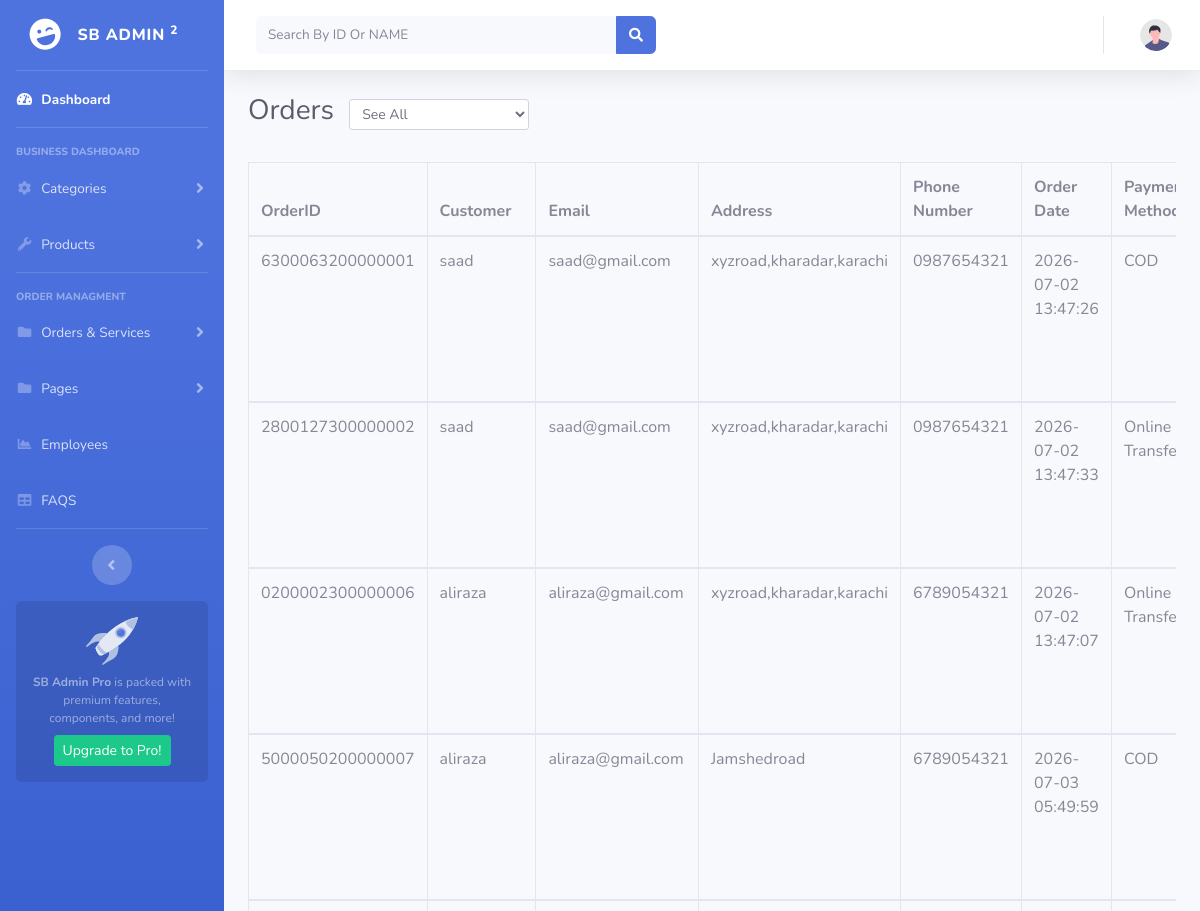
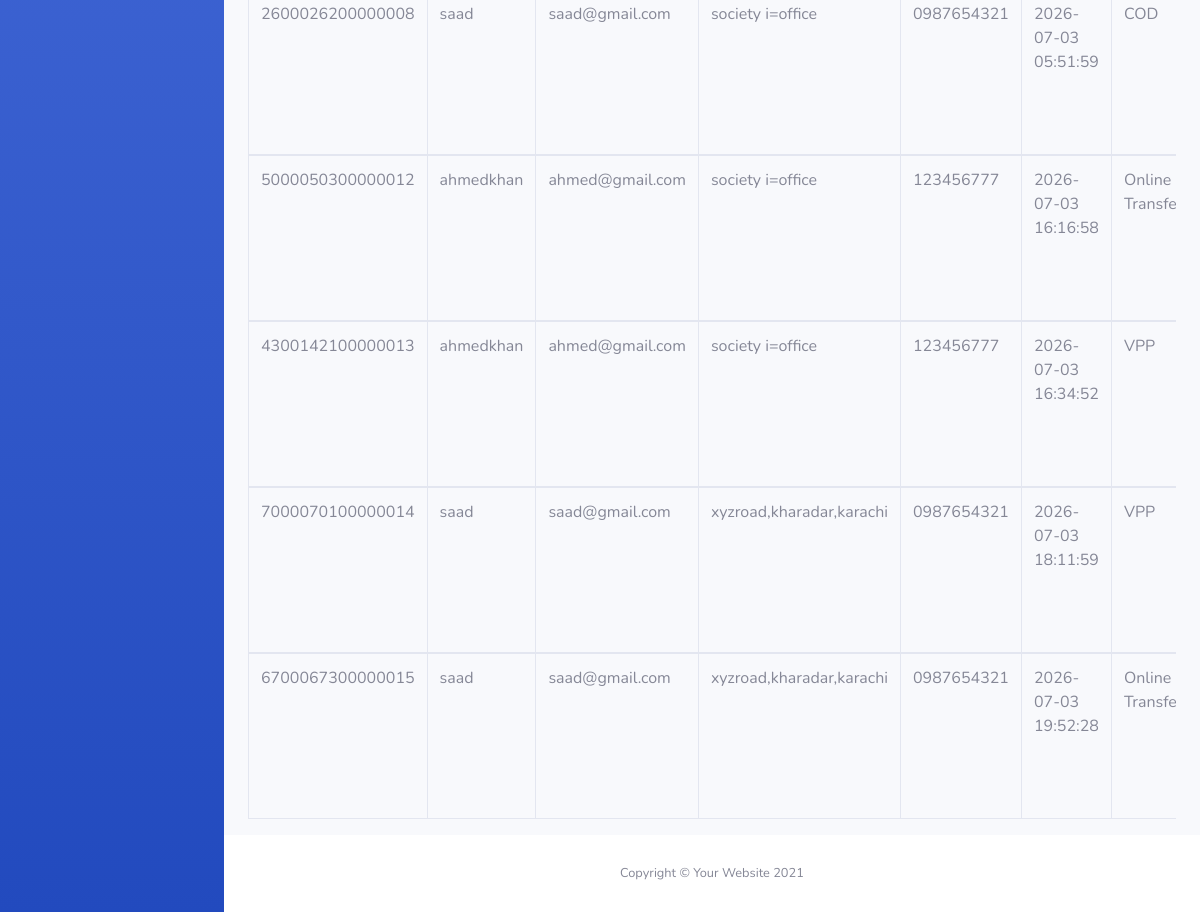
/admin-pannel/order.php, run on an earlier commit of the app's database (2 pictures, top to bottom).
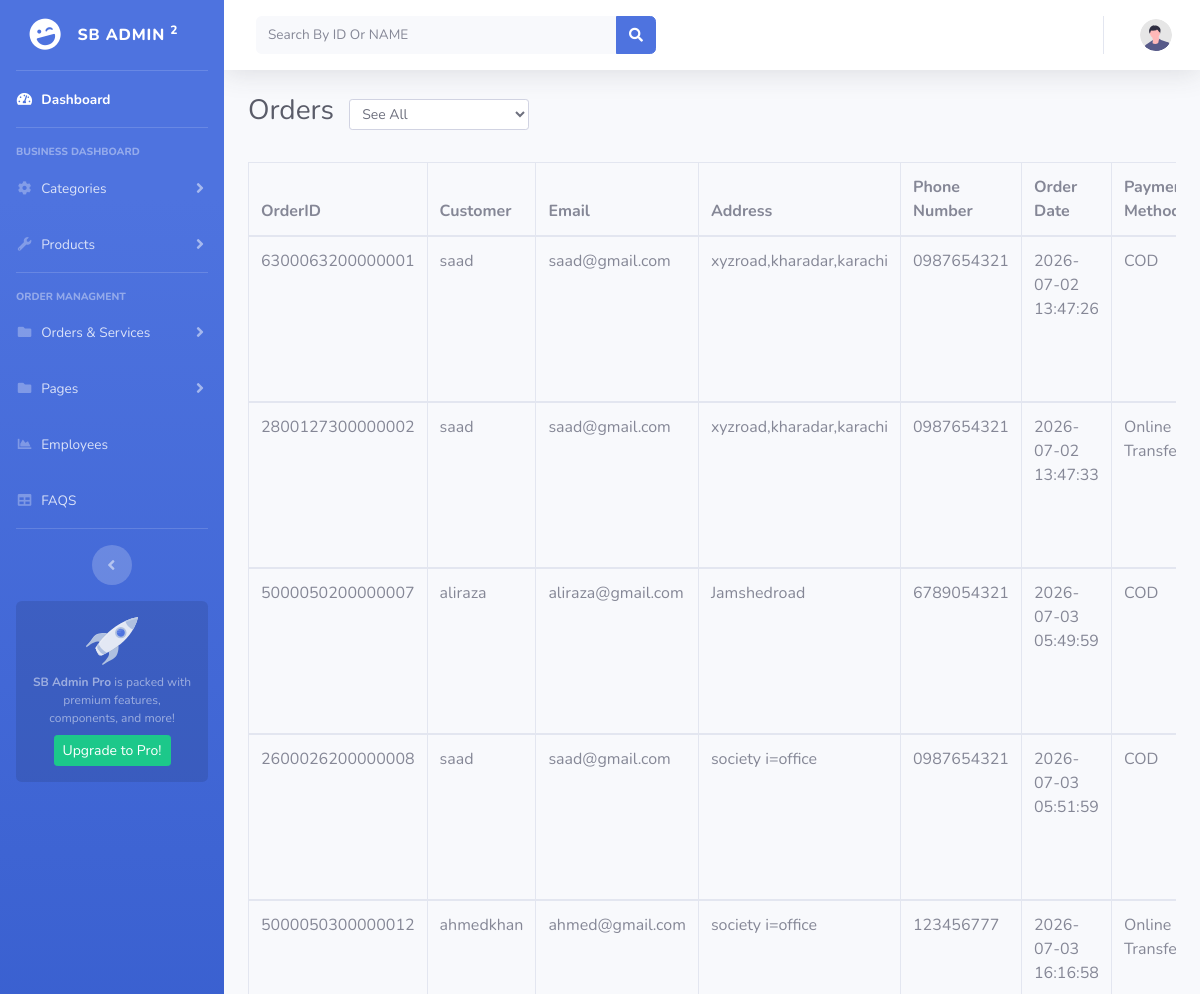
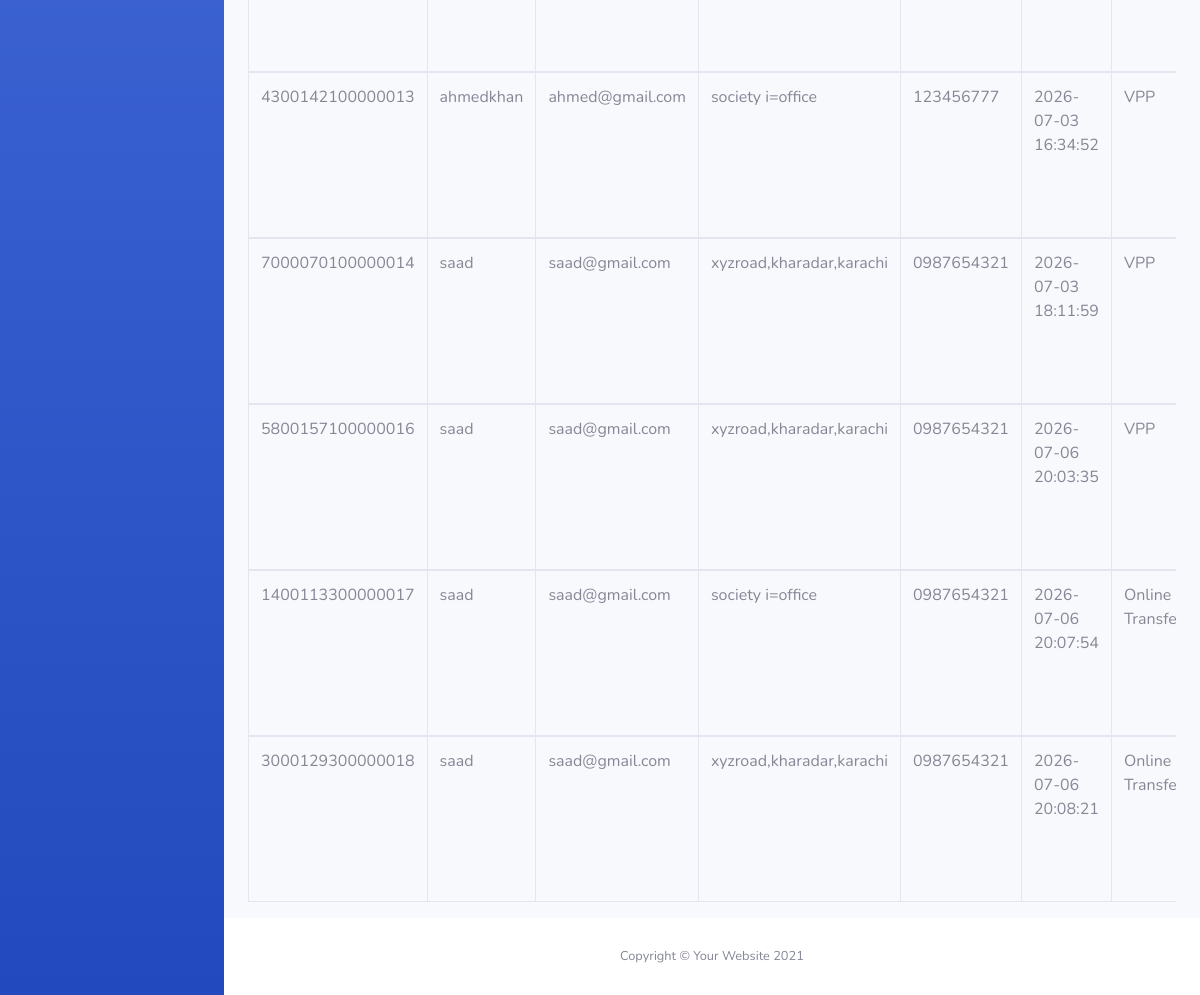
And on a later commit of the database (2 pictures, top to bottom).
### tables this page shows
CREATE TABLE `orders` (
  `id` int(11) NOT NULL,
  `payment_id` int(11) NOT NULL,
  `product_id` char(7) NOT NULL,
  `Order_id` char(16) NOT NULL,
  `Customer` varchar(50) NOT NULL,
  `email` varchar(50) NOT NULL,
  `Card_no` varchar(12) NOT NULL,
  `Address` varchar(100) NOT NULL,
  `phone_number` varchar(11) NOT NULL,
  `Total amount` int(11) NOT NULL,
  `status` varchar(30) NOT NULL,
  `Order_date` timestamp NOT NULL DEFAULT current_timestamp(),
  `userID` int(11) NOT NULL
);

### admin-pannel/order.php (the view, shortened to what this page needs)
<?php
include('header.php');
include('connection.php');
?>
<div class="container-fluid">
    <div class="d-sm-flex align-items-center justify-content-between mb-4">
        <h1 class="h3 mb-2 text-gray-800">
            Orders
            <select class="form-control form-control-sm d-inline-block ml-2" style="width: auto;" onchange="location = this.value;">
                <option value="">See All</option>
            </select>
        </h1>
    </div>
    <div class="table-responsive">
        <table class="table table-bordered" id="dataTable" width="100%" cellspacing="0">
            <thead>
                <tr>
                    <th>OrderID</th>
                    <th>Customer</th>
                    <th>Email</th>
                    <th>Address</th>
                    <th>Phone Number</th>
                    <th>Order Date</th>
                    <th>Payment Methode</th>
                </tr>
            </thead>
            <?php
            if (isset($_GET['filter'])) {
                $filterby = $_GET['filter'];
                if ($filterby == 1 || $filterby == 2 || $filterby == 3) {
                    $fetch_orders = mysqli_query($con, "SELECT * FROM `orders` WHERE payment_id=$filterby");
                } elseif ($filterby == "To pay") {
                    $fetch_orders = mysqli_query($con, "SELECT * FROM `orders` WHERE status='$filterby'");
                } elseif ($filterby == "date") {
                    $fetch_orders = mysqli_query($con, "SELECT * FROM orders ORDER BY Order_date ASC");
                }
            }elseif(isset($_GET['search']) && $_GET['search'] !="" ){
                 $search =trim($_GET['search']);
                 $fetch_orders=mysqli_query($con,"SELECT * FROM `orders` WHERE Order_id ='$search' OR Customer='$search'");
                 if (mysqli_num_rows($fetch_orders)<=0) {
echo "<script>alert('No Order Found'); location.assign('order.php');</script>";
                 }
            }
            else {
                $fetch_orders = mysqli_query($con, "SELECT * FROM `orders`");
            }
            while ($all_order = mysqli_fetch_array($fetch_orders)) { ?>
                <tbody>
                    <tr>
                        <td> <?php echo $all_order[3]; ?></td>
                        <td> <?php echo $all_order[4]; ?></td>
                        <td> <?php echo $all_order[5]; ?></td>
                        <td> <?php echo $all_order[7]; ?></td>
                        <td> <?php echo $all_order[8]; ?></td>
                        <td> <?php echo $all_order[11]; ?></td>
                        <td> <?php if ($all_order[1] == 1) {
                                    echo 'VPP';
                                } elseif ($all_order[1] == 2) {
                                    echo 'COD';
                                } else {
                                    echo 'Online Transfer';
                                } ?></td>
                    </tr>
                </tbody>
            <?php  } ?>
        </table>
    </div>
</div>
</div>
<?php
include('footer.php');
?>

### admin-pannel/header.php (shortened to what this page needs)
<!DOCTYPE html>
<html lang="en">
<head>
    <link href="vendor/fontawesome-free/css/all.min.css" rel="stylesheet" type="text/css">
    <link href="css/sb-admin-2.min.css" rel="stylesheet">
</head>
<body id="page-top">
    <div id="wrapper">
        <ul class="navbar-nav bg-gradient-primary sidebar sidebar-dark accordion" id="accordionSidebar">
            <a class="sidebar-brand d-flex align-items-center justify-content-center" href="index.html">
                <div class="sidebar-brand-icon rotate-n-15">
                    <i class="fas fa-laugh-wink"></i>
                </div>
                <div class="sidebar-brand-text mx-3">SB Admin <sup>2</sup></div>
            </a>
            <hr class="sidebar-divider my-0">
            <li class="nav-item active">
                <a class="nav-link" href="index.php">
                    <i class="fas fa-fw fa-tachometer-alt"></i>
                    <span>Dashboard</span></a>
            </li>
            <hr class="sidebar-divider">
            <div class="sidebar-heading">
                Business Dashboard
            </div>
            <li class="nav-item">
                <a class="nav-link collapsed" href="#" data-toggle="collapse" data-target="#collapseTwo"
                    aria-expanded="true" aria-controls="collapseTwo">
                    <i class="fas fa-fw fa-cog"></i>
                    <span>Categories</span>
                </a>
            </li>
            <li class="nav-item">
                <a class="nav-link collapsed" href="#" data-toggle="collapse" data-target="#collapseUtilities"
                    aria-expanded="true" aria-controls="collapseUtilities">
                    <i class="fas fa-fw fa-wrench"></i>
                    <span>Products</span>
                </a>
            </li>
            <hr class="sidebar-divider">
            <div class="sidebar-heading">
                Order Managment
            </div>
            <li class="nav-item">
                <a class="nav-link collapsed" href="#" data-toggle="collapse" data-target="#collapseOrders"
                    aria-expanded="true" aria-controls="collapseOrders">
                    <i class="fas fa-fw fa-folder"></i>
                    <span>Orders & Services</span>
                </a>
            </li>
            <li class="nav-item">
                <a class="nav-link collapsed" href="#" data-toggle="collapse" data-target="#collapsePages"
                    aria-expanded="true" aria-controls="collapsePages">
                    <i class="fas fa-fw fa-folder"></i>
                    <span>Pages</span>
                </a>
            </li>
            <li class="nav-item">
                <a class="nav-link" href="emp_view.php">
                    <i class="fas fa-fw fa-chart-area"></i>
                    <span>Employees</span></a>
            </li>
            <li class="nav-item">
                <a class="nav-link" href="chart.html">
                    <i class="fas fa-fw fa-table"></i>
                    <span>FAQS</span></a>
            </li>
            <hr class="sidebar-divider d-none d-md-block">
            <div class="text-center d-none d-md-inline">
                <button class="rounded-circle border-0" id="sidebarToggle"></button>
            </div>
            <div class="sidebar-card d-none d-lg-flex">
                <img class="sidebar-card-illustration mb-2" src="img/undraw_rocket.svg" alt="...">
                <p class="text-center mb-2"><strong>SB Admin Pro</strong> is packed with premium features, components, and more!</p>
                <a class="btn btn-success btn-sm" href="https://startbootstrap.com/theme/sb-admin-pro">Upgrade to Pro!</a>
            </div>
        </ul>
        <div id="content-wrapper" class="d-flex flex-column">
            <div id="content">
                <nav class="navbar navbar-expand navbar-light bg-white topbar mb-4 static-top shadow">
                  <?php
$page = strtolower(trim(basename($_SERVER['PHP_SELF'])));
if (in_array($page, ['add-cat.php', 'view-cat.php', 'update-cat.php'])) {
    $action = 'view-cat.php';
}
elseif (in_array($page, ['view-pro.php', 'add-pro.php', 'updatepro.php'])) {
    $action = 'view-pro.php';
}
elseif (in_array($page, ['emp_view.php', 'add-emp.php', 'update_emp.php'])) {
    $action = 'emp_view.php';
}
elseif (in_array($page, ['order.php', 'review.php', 'refund.php', 'status.php'])) {
    $action = 'order.php';
}
elseif ($page == 'index.php') {
    $action = 'index.php';
}
else {
    $action = $page;
}
?>
                    <form method="GET" action="<?php echo $action ?>"
                        class="d-none d-sm-inline-block form-inline mr-auto ml-md-3 my-2 my-md-0 mw-100 navbar-search">
                        <div class="input-group">
                            <?php
                            if ($action == 'index.php') { ?>
                                <input type="text" name="search" class="form-control bg-light border-0 small" placeholder="Search pages (Orders, Products, Categories...)"
                                    aria-label="Search" aria-describedby="basic-addon2">
                            <?php } else { ?>
                                <input type="text" class="form-control bg-light border-0 small" placeholder="Search By ID Or NAME"
                                    aria-label="Search" name="search" aria-describedby="basic-addon2">
                            <?php
                            } ?>
                            <div class="input-group-append">
                                <button class="btn btn-primary" type="submit">
                                    <i class="fas fa-search fa-sm"></i>
                                </button>
                            </div>
                        </div>
                    </form>
                    <ul class="navbar-nav ml-auto">
                        <li class="nav-item dropdown no-arrow">
                            <a class="nav-link dropdown-toggle" href="#" id="userDropdown" role="button"
                                data-toggle="dropdown" aria-haspopup="true" aria-expanded="false">
                                <img class="img-profile rounded-circle"
                                    src="img/undraw_profile.svg">
                            </a>
                        </li>
                    </ul>
                </nav>

### admin-pannel/footer.php (shortened to what this page needs)
 <footer class="sticky-footer bg-white">
                <div class="container my-auto">
                    <div class="copyright text-center my-auto">
                        <span>Copyright &copy; Your Website 2021</span>
                    </div>
                </div>
            </footer>
        </div>
    </div>
</body>
</html>

What changed in the data, as far as the page shows it:
removed orders: Order "0200002300000006", Customer "aliraza", email "aliraza@gmail.com", Address "xyzroad,kharadar,karachi", phone_number "6789054321", Order_date "2026-07-02 13:47:07", shows "Online…"
removed orders: Order "6700067300000015", Customer "saad", email "saad@gmail.com", Address "xyzroad,kharadar,karachi", phone_number "0987654321", Order_date "2026-07-03 19:52:28", shows "Online…"
added orders: Order "5800157100000016", Customer "saad", email "saad@gmail.com", Address "xyzroad,kharadar,karachi", phone_number "0987654321", Order_date "2026-07-06 20:03:35", shows "VPP"
added orders: Order "1400113300000017", Customer "saad", email "saad@gmail.com", Address "society i=office", phone_number "0987654321", Order_date "2026-07-06 20:07:54", shows "Online…"
added orders: Order "3000129300000018", Customer "saad", email "saad@gmail.com", Address "xyzroad,kharadar,karachi", phone_number "0987654321", Order_date "2026-07-06 20:08:21", shows "Online…"
